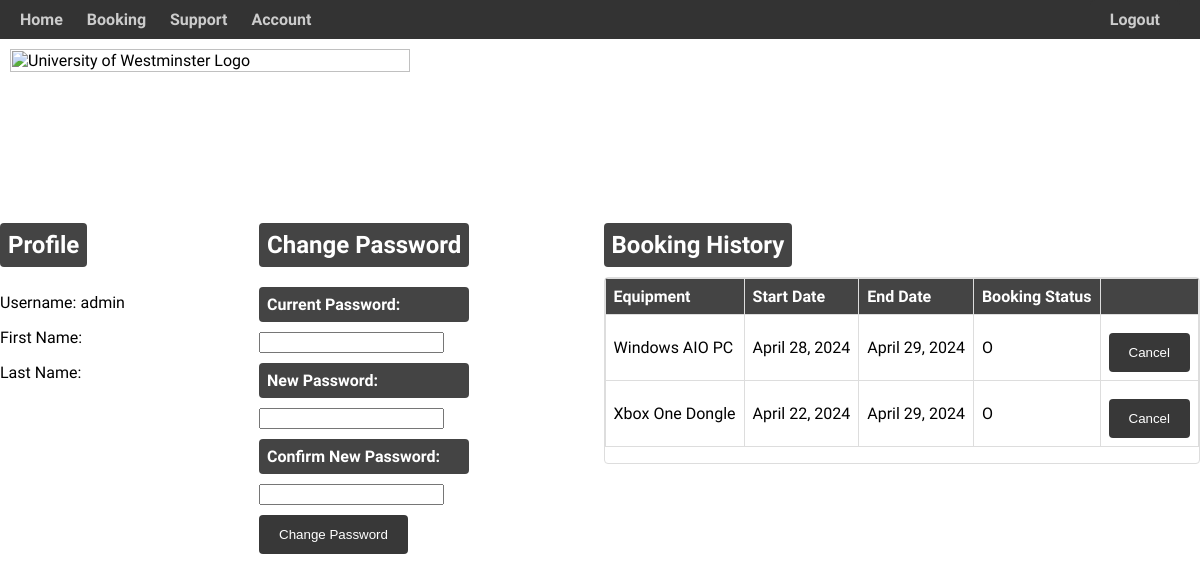
Before: /account/ (signed in) with the older database file.
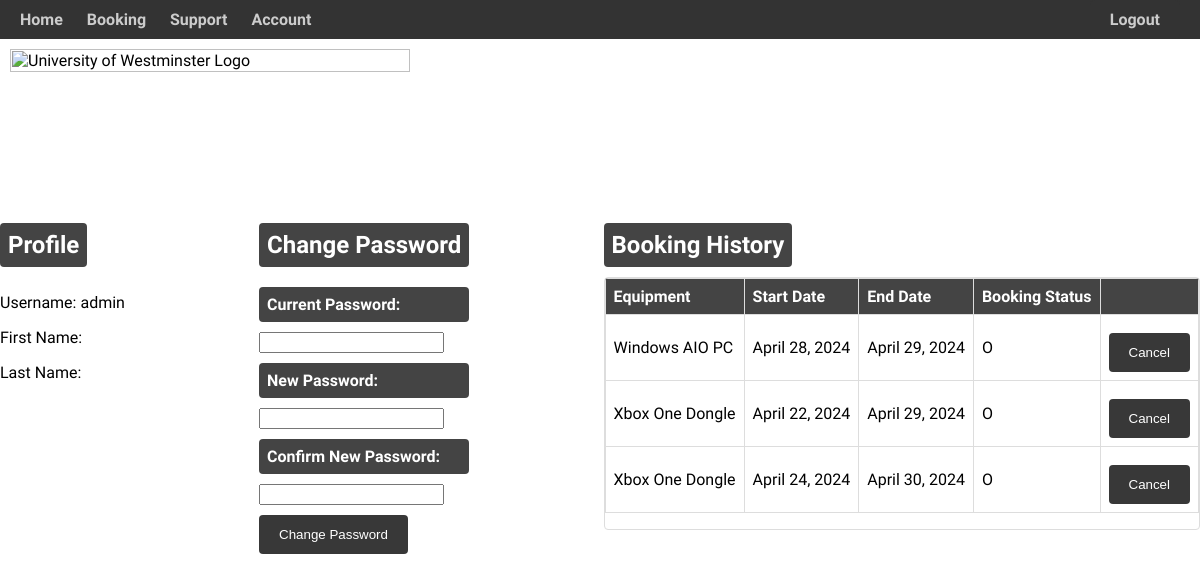
After: the same page with the newer database file.
### helloworld/models.py (models this page shows, shortened)
class Booking(models.Model):
    STATUS = [
        ("O", "Open"),
        ("C", "Closed"),
        ("L", "Late"),
    ]
    startDate = models.DateField()
    endDate = models.DateField()
    bookingStatus = models.CharField(max_length = 10, choices = STATUS)
    bookingID = models.AutoField(primary_key = True, null = False)
    account = models.ForeignKey(User, on_delete = models.SET_NULL, null = True)
    equipment = models.ForeignKey(Equipment, on_delete = models.SET_NULL, null = True)

class Equipment(models.Model):
    LOCATIONS = [
        ("XRLBC", "XRL Lab Blue Cabinet"),
        ("XRLBCL", "XRL Lab Blue Cabinet Large"),
        ("XRL", "XRL Lab"),
        ("OTHER", "Other"),
        ('XRLMWC', "XRLab Medium Wooden Cabinet")
    ]
    STATUS = [
        ("A", "Available"),
        ("ON", "On Loan"),
        ("D", "Decommissioned"),
        ("R", "Repairing"),
    ]
    equipmentName = models.CharField(max_length = 30,verbose_name = 'Name')
    equipmentType = models.CharField(max_length = 30,verbose_name = 'Type')
    equipmentQuantity = models.IntegerField( default= 1,verbose_name = 'Quantity')
    equipmentLocation = models.CharField(max_length = 30, choices = LOCATIONS , default = "OTHER",verbose_name = 'Location')
    equipmentAudit =  models.DateField()
    equipmentStatus = models.CharField(max_length = 20, choices = STATUS, default = "A",verbose_name = 'Status')
    equipmentComment = models.CharField(max_length = 200, default = "")
    equipmentID = models.CharField(max_length = 30, primary_key = True,verbose_name = 'Equip_ID')

### helloworld/views.py (the view)
# urls.py: path('account/',views.account , name='account'),
def account(request):
    if UserLoggedIn(request):
        usersBookings = getUserBookings(request)
        context = {
        'username':GetUserName(request),
        'email':request.user.email,
        'first_name':request.user.first_name,
        'last_name':request.user.last_name,
        'bookings':usersBookings
        }
        return render(request,"account.html",context)
    else:
        return loginPage(request)

### helloworld/views.py (called while the page is built)
def UserLoggedIn(request): #uop
    if request.user.is_authenticated:
        return True
    else:
        return False

def getUserBookings(request):
    return Booking.objects.filter(account = request.user)

def GetUserName(request):
    return request.user.username

### templates/account.html (shortened to what this page needs)
{% load static %}
<html>
<head>
    <link rel="stylesheet" href="{% static 'css/account.css' %}">
</head>
<body>
    {% include 'navbar.html' %}
    <div class="header">
        <h1>Account</h1>
    </div>
    <div class="container">
        <div class="grey-container">
            <div class="profile-section">
                <h2>Profile</h2>
                <p>Username: {{ user.username }}</p>
                <p>First Name: {{ user.first_name }}</p>
                <p>Last Name: {{ user.last_name}}</p>
            </div>
        </div>
        <div class="grey-container">
            <div class="change-password-section">
                <h2>Change Password</h2>
                <form>
                    <div class="form-group">
                        <label for="currentPassword">Current Password:</label>
                        <input id="currentPassword" name="current_password" type="password" required>
                    </div>
                    <div class="form-group">
                        <label for="newPassword">New Password:</label>
                        <input id="newPassword" name="new_password1" type="password" required>
                    </div>
                    <div class="form-group">
                        <label for="confirmNewPassword">Confirm New Password:</label>
                        <input id="confirmNewPassword" name="new_password2" type="password" required>
                    </div>
                    <input class="submit" type="submit" value="Change Password">
                </form>
            </div>
        </div>
        <div class="grey-container">
            <div class="booking-history-section">
                <h2>Booking History</h2>
                <div class="scrollable-table-container">
                    {% include 'userbookingtableaccount.html' %}
                </div>
            </div>
        </div>
    </div>
</body>
</html>

### templates/userbookingtableaccount.html (shortened to what this page needs)
<form method="post" action="{% url 'cancelbooking' %}">
    <table>
        <tr>
            <th>Equipment</th>
            <th>Start Date</th>
            <th>End Date</th>
            <th>Booking Status</th>
            <th></th>
        </tr>
        {% for booking in bookings %}
        <tr>
            <td>{{ booking.equipment.equipmentName }}</td>
            <td>{{ booking.startDate }}</td>
            <td>{{ booking.endDate }}</td>
            <td>{{ booking.bookingStatus }}</td>
            <td><button class="submit" type="submit" name="bookingID" value={{booking.bookingID}}>Cancel</button></td>
        </tr>
        {% endfor %}
    </table>
</form>

Changed rows visible on the page:
added Booking: equipment.equipmentName "Xbox One Dongle", startDate "April 24, 2024", endDate "April 30, 2024", bookingStatus "O", {{ booking.bookingID }} 11 (drawn)
